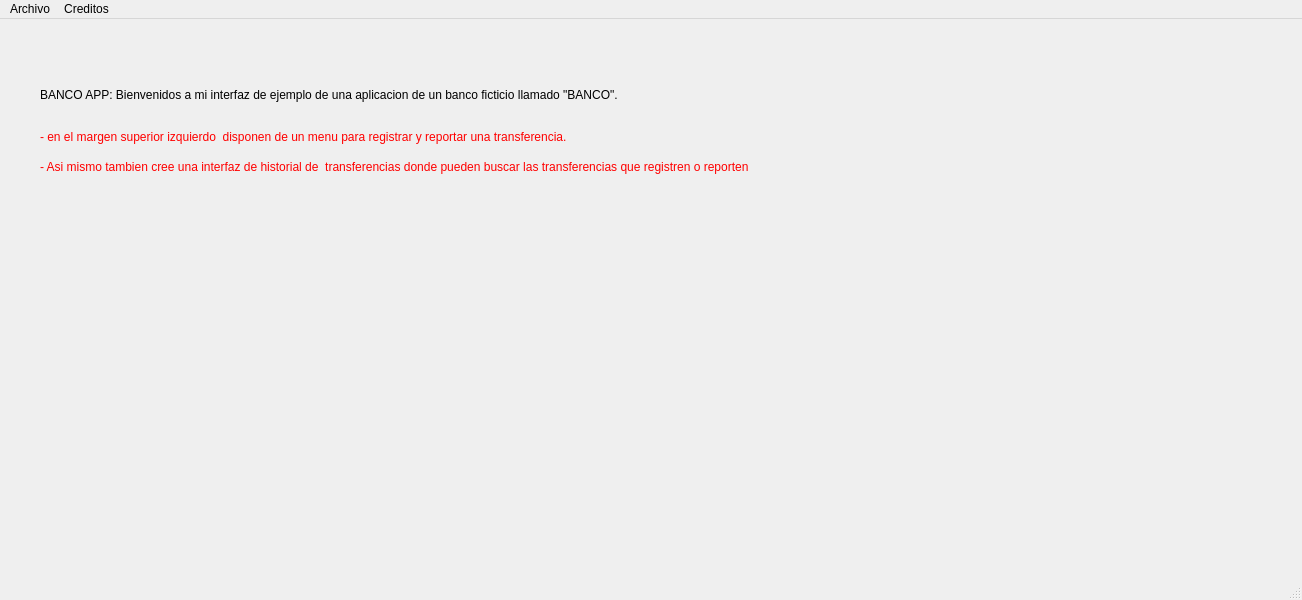
<?xml version="1.0" encoding="UTF-8"?>
<ui version="4.0">
 <class>main</class>
 <widget class="QMainWindow" name="main">
  <property name="geometry">
   <rect>
    <x>0</x>
    <y>0</y>
    <width>1302</width>
    <height>600</height>
   </rect>
  </property>
  <property name="windowTitle">
   <string>Banco - Transferencias</string>
  </property>
  <widget class="QWidget" name="centralwidget">
   <widget class="QLabel" name="label_2">
    <property name="geometry">
     <rect>
      <x>40</x>
      <y>20</y>
      <width>1301</width>
      <height>111</height>
     </rect>
    </property>
    <property name="styleSheet">
     <string notr="true">font: 75 16pt &quot;MS Shell Dlg 2&quot;;</string>
    </property>
    <property name="text">
     <string>BANCO APP: Bienvenidos a mi interfaz de ejemplo de una aplicacion de un banco ficticio llamado &quot;BANCO&quot;. </string>
    </property>
   </widget>
   <widget class="QLabel" name="label">
    <property name="geometry">
     <rect>
      <x>40</x>
      <y>110</y>
      <width>801</width>
      <height>16</height>
     </rect>
    </property>
    <property name="styleSheet">
     <string notr="true">font: 12pt &quot;MS Shell Dlg 2&quot;;
color: rgb(255, 0, 0);</string>
    </property>
    <property name="text">
     <string>- en el margen superior izquierdo  disponen de un menu para registrar y reportar una transferencia.</string>
    </property>
   </widget>
   <widget class="QLabel" name="label_3">
    <property name="geometry">
     <rect>
      <x>40</x>
      <y>140</y>
      <width>1061</width>
      <height>16</height>
     </rect>
    </property>
    <property name="styleSheet">
     <string notr="true">font: 12pt &quot;MS Shell Dlg 2&quot;;
color: rgb(255, 0, 0);</string>
    </property>
    <property name="text">
     <string>- Asi mismo tambien cree una interfaz de historial de  transferencias donde pueden buscar las transferencias que registren o reporten</string>
    </property>
   </widget>
  </widget>
  <widget class="QMenuBar" name="menubar">
   <property name="geometry">
    <rect>
     <x>0</x>
     <y>0</y>
     <width>1302</width>
     <height>18</height>
    </rect>
   </property>
   <widget class="QMenu" name="menuArchivo">
    <property name="title">
     <string>Archivo</string>
    </property>
    <addaction name="btnRegistrarTransferencias"/>
    <addaction name="btnReportarTransferencia"/>
    <addaction name="btnHistorialTransferencias"/>
   </widget>
   <widget class="QMenu" name="menuCreditos">
    <property name="title">
     <string>Creditos</string>
    </property>
    <addaction name="actionDesarrolladores"/>
   </widget>
   <addaction name="menuArchivo"/>
   <addaction name="menuCreditos"/>
  </widget>
  <widget class="QStatusBar" name="statusbar"/>
  <action name="actionDesarrolladores">
   <property name="text">
    <string>Desarrolladores</string>
   </property>
  </action>
  <action name="btnRegistrarTransferencias">
   <property name="text">
    <string>Registrar Transferencias</string>
   </property>
   <property name="shortcut">
    <string>Ctrl+R</string>
   </property>
  </action>
  <action name="btnReportarTransferencia">
   <property name="text">
    <string>Reportar Transferencia</string>
   </property>
   <property name="shortcut">
    <string>Ctrl+T</string>
   </property>
  </action>
  <action name="btnHistorialTransferencias">
   <property name="text">
    <string>Historial de Transferencias</string>
   </property>
   <property name="shortcut">
    <string>Ctrl+B</string>
   </property>
  </action>
 </widget>
 <resources/>
 <connections/>
</ui>
